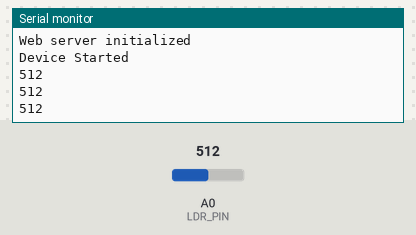
This sketch was run on a simulated ESP8266 (NodeMCU). Shown: the last lines printed to the serial monitor. The inputs (shaded band) are chosen by the test bench; at power-on: A0 (LDR_PIN) = 512. WiFi joins after 1.5 s; servers stay silent unless stated.

Above: at 2.7 s.
2.8 s: A0 (LDR_PIN) set to 716
At 3.4 s:
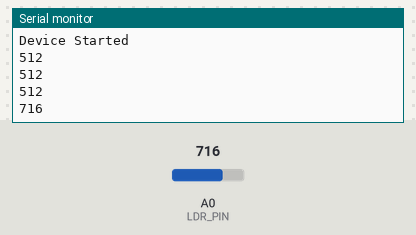
4.3 s: A0 (LDR_PIN) set to 900
At 4.9 s:
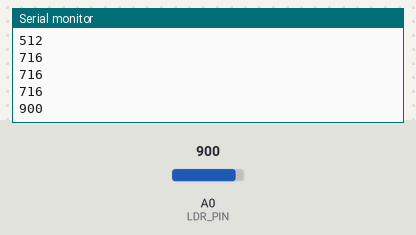
Timing chart, 0 to 7.3 s (numbered marks = the images above; inputs shaded):
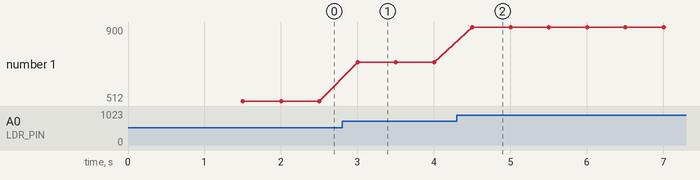

The sketch:

ldr_test_wifi.ino
```cpp
#include <ESP8266WiFi.h>          //ESP8266 Core WiFi Library
#include <DNSServer.h>            //Local DNS Server used for redirecting all requests to the configuration portal
#include <ESP8266WebServer.h>     //Local WebServer used to serve the configuration portal
#include <WiFiManager.h>          //https://github.com/tzapu/WiFiManager WiFi Configuration Magic
#include <WebSocketsServer.h>

#define LDR_PIN A0     // what digital pin the DHT22 is conected to

#define MEASUREMENT_DELAY_MS 100

#define AP_SSID cosito
#define AP_PASSWORD 1234567890

WebSocketsServer webSocket(81);
ESP8266WebServer webServer;

char indexHtml[] PROGMEM = R"=====(
<html>
<head>
<script>
var socket;
function init() {
  socket = new WebSocket('ws://' + window.location.hostname + ':81');
  socket.onmessage = function(event) {
    document.getElementById("console").value += event.data + "\n";
  }
}
</script>
</head>
<body onload="javascript:init();">
<textarea id="console"></textarea>
</body>
</html>
)=====";

void setup() {
  WiFiManager wifiManager;

  wifiManager.autoConnect("cosito", "1234567890");

  setupSerialMonitor();

  setupWebServer();

  webSocket.begin();

  Serial.println("Device Started");
}

void loop() {
  webSocket.loop();
  webServer.handleClient();

  int measurement = analogRead(LDR_PIN);

  reportMeasurement(measurement);

  Serial.println(measurement);

  delay(500);
}

void setupSerialMonitor() {
  Serial.begin(115200);
  Serial.setTimeout(2000);

  // Wait for serial to initialize.
  while(!Serial) { }
}

void setupWebServer() {
  Serial.println("Initializing web server");

  webServer.on("/", [](){
    webServer.send_P(200, "text/html", indexHtml);
  });

  webServer.begin();

  Serial.println("Web server initialized");
}

void reportMeasurement(int measurement) {
  String webSocketMessage = String(measurement);
  webSocket.broadcastTXT(webSocketMessage);
}
```

Measured:
- after the input at 2.8 s, the serial monitor: prints a new line after 0.21 s (image 1)
- after the input at 4.3 s, the serial monitor: prints a new line after 0.21 s (image 2)
- plotted number 1: 512 → 716 after the input at 2.8 s, 716 → 900 after the input at 4.3 s
